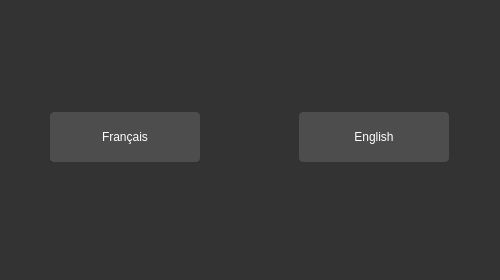
<?xml version="1.0" encoding="UTF-8"?>
<ui version="4.0">
 <class>Form</class>
 <widget class="QWidget" name="Form">
  <property name="geometry">
   <rect>
    <x>0</x>
    <y>0</y>
    <width>500</width>
    <height>280</height>
   </rect>
  </property>
  <property name="windowTitle">
   <string>Form</string>
  </property>
  <property name="styleSheet">
   <string notr="true">    QWidget {
        background-color: #333333;
        color: #ffffff;
        border: none;
    }
    QPushButton {
        background-color: #4d4d4d;
        border: 1px solid #4d4d4d;
        border-radius: 4px;
        color: #ffffff;
        padding: 5px;
    }
    QPushButton:hover {
        background-color: #5a5a5a;
        border: 1px solid #5a5a5a;
    }
    QCheckBox {
        color: #ffffff;
    }
    QLineEdit {
        background-color: #4d4d4d;
        border: 1px solid #4d4d4d;
        color: #ffffff;
        padding: 5px;
    }
    QTextEdit {
        background-color: #4d4d4d;
        border: 1px solid #4d4d4d;
        color: #ffffff;
        padding: 5px;
    }
    QProgressBar {
        border: 1px solid #444444;
        border-radius: 7px;
        background-color: #2e2e2e;
        text-align: center;
        font-size: 10pt;
        color: white;
    }
    QProgressBar::chunk {
        background-color: #3a3a3a;
        width: 5px;
    }
    QScrollBar:vertical {
        border: none;
        background-color: #3a3a3a;
        width: 10px;
        margin: 16px 0 16px 0;
    }
    QScrollBar::handle:vertical {
        background-color: #444444;
        border-radius: 5px;
    }
    QScrollBar:horizontal {
        border: none;
        background-color: #3a3a3a;
        height: 10px;
        margin: 0px 16px 0 16px;
    }
    QScrollBar::handle:horizontal {
        background-color: #444444;
        border-radius: 5px;
    }
    QTabWidget {
        background-color: #2e2e2e;
        border: none;
    }
    QTabBar::tab {
        background-color: #2e2e2e;
        color: #b1b1b1;
        padding: 8px 20px;
        border-top-left-radius: 5px;
        border-top-right-radius: 5px;
        border: none;
    }
 
    QTabBar::tab:selected, QTabBar::tab:hover {
        background-color: #3a3a3a;
        color: white;
    }</string>
  </property>
  <layout class="QVBoxLayout" name="verticalLayout_2">
   <item>
    <layout class="QHBoxLayout" name="horizontalLayout">
     <property name="spacing">
      <number>60</number>
     </property>
     <property name="topMargin">
      <number>35</number>
     </property>
     <property name="bottomMargin">
      <number>40</number>
     </property>
     <item>
      <widget class="QPushButton" name="French_button">
       <property name="minimumSize">
        <size>
         <width>0</width>
         <height>0</height>
        </size>
       </property>
       <property name="maximumSize">
        <size>
         <width>150</width>
         <height>50</height>
        </size>
       </property>
       <property name="styleSheet">
        <string notr="true">font: 700 18pt &quot;Segoe UI&quot;;
</string>
       </property>
       <property name="text">
        <string>Français</string>
       </property>
      </widget>
     </item>
     <item>
      <widget class="QPushButton" name="English_button">
       <property name="minimumSize">
        <size>
         <width>0</width>
         <height>0</height>
        </size>
       </property>
       <property name="maximumSize">
        <size>
         <width>150</width>
         <height>50</height>
        </size>
       </property>
       <property name="styleSheet">
        <string notr="true">font: 700 18pt &quot;Segoe UI&quot;;</string>
       </property>
       <property name="text">
        <string>English</string>
       </property>
      </widget>
     </item>
    </layout>
   </item>
  </layout>
 </widget>
 <resources/>
 <connections/>
</ui>
